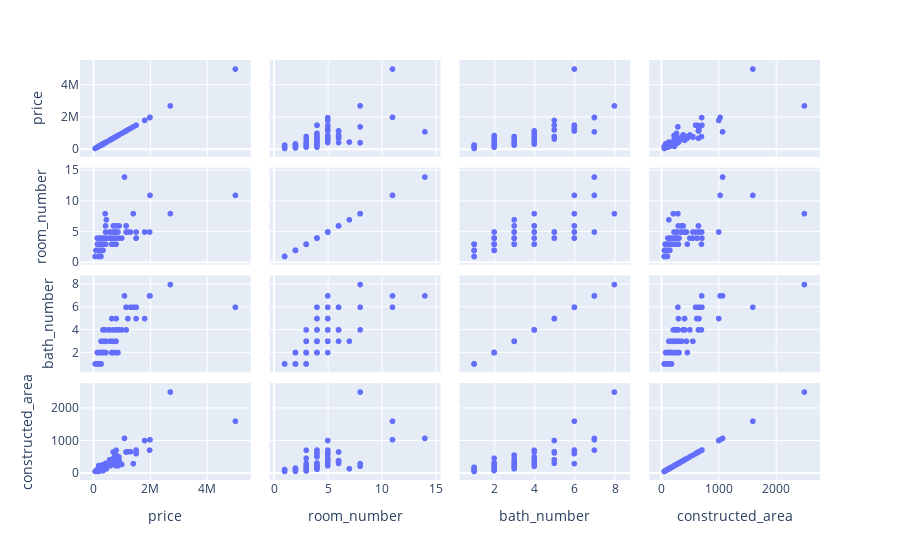

Source (notebook cell):
### Code cell
fig = px.scatter_matrix(data,
                       dimensions= ['price', 'room_number', 'bath_number', 'constructed_area']
                    
                       )
fig.show()

### Figure 1 — Plotly figure (JSON) as saved in the notebook; plotly's stock layout.template omitted (floating-point values rounded to 4 significant figures; data arrays with more than 128 entries replaced by an {"elided": "..."} marker saying what was removed)
{"data": [{"dimensions": [{"axis": {"matches": true}, "label": "price", "values": {"elided": "187 int values"}}, {"axis": {"matches": true}, "label": "room_number", "values": {"elided": "187 int values"}}, {"axis": {"matches": true}, "label": "bath_number", "values": {"elided": "187 int values"}}, {"axis": {"matches": true}, "label": "constructed_area", "values": {"elided": "187 int values"}}], "hovertemplate": "%{xaxis.title.text}=%{x}<br>%{yaxis.title.text}=%{y}<extra></extra>", "legendgroup": "", "marker": {"color": "#636efa", "symbol": "circle"}, "name": "", "showlegend": false, "type": "splom"}], "layout": {"autosize": true, "dragmode": "select", "legend": {"tracegroupgap": 0}, "margin": {"t": 60}, "xaxis": {"autorange": true, "range": [-759300.0, 5814000.0], "type": "linear"}, "xaxis2": {"autorange": true, "range": [-1.14, 16.14], "type": "linear"}, "xaxis3": {"autorange": true, "range": [-0.1526, 9.153], "type": "linear"}, "xaxis4": {"autorange": true, "range": [-353.4, 2903.0], "type": "linear"}, "yaxis": {"autorange": true, "range": [-759300.0, 5814000.0], "type": "linear"}, "yaxis2": {"autorange": true, "range": [-1.14, 16.14], "type": "linear"}, "yaxis3": {"autorange": true, "range": [-0.1526, 9.153], "type": "linear"}, "yaxis4": {"autorange": true, "range": [-353.4, 2903.0], "type": "linear"}}}
